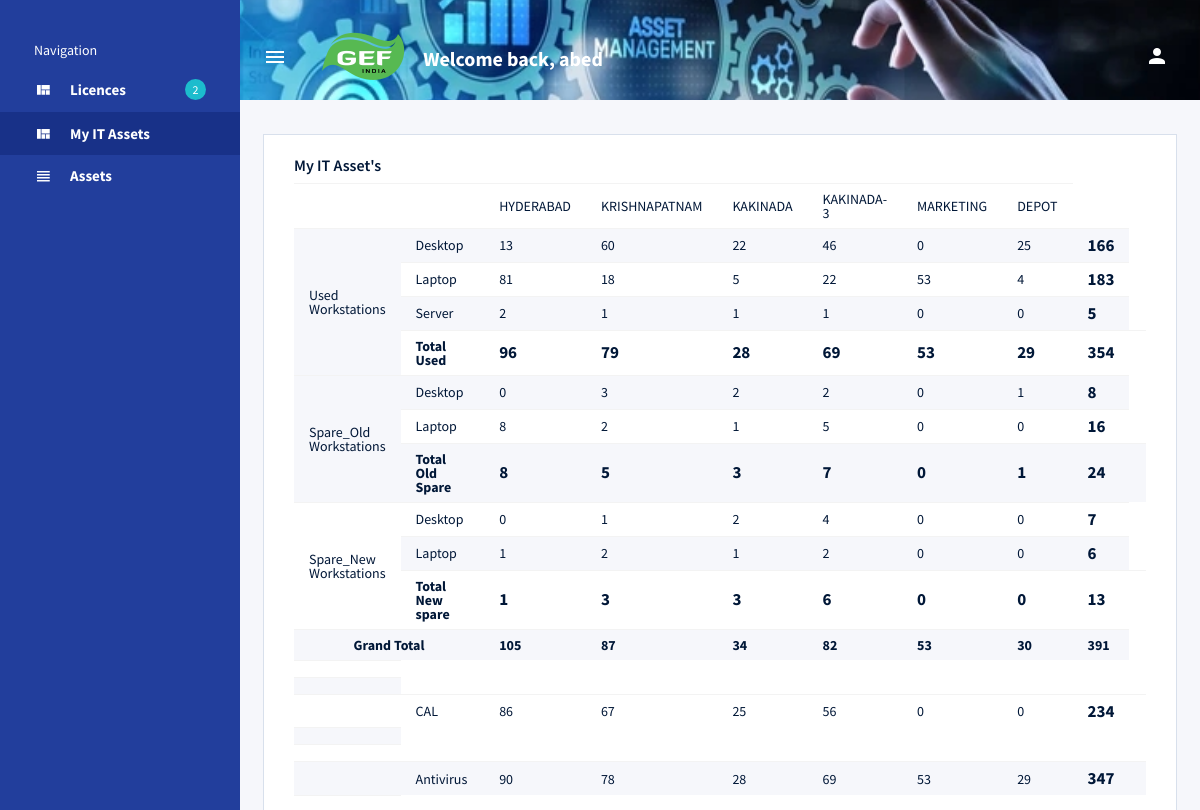
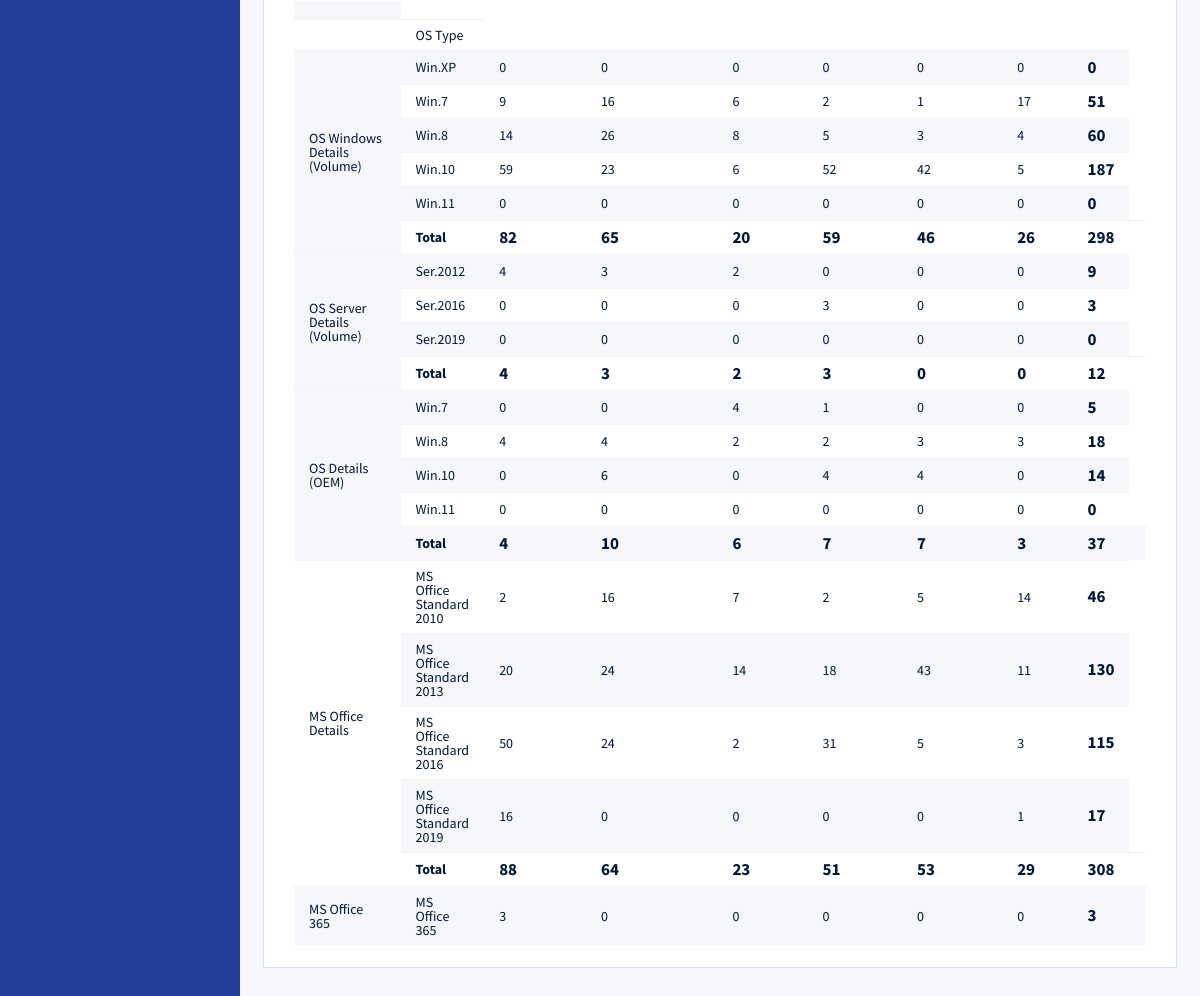
The page /it_assets (signed in) on the database its author committed (2 pictures, top to bottom).
### assetapp/models.py (models this page shows)
class AssetModel(models.Model):
    user_name = models.CharField(max_length=100, default='1')
    user_email = models.EmailField(max_length=100,default='1')
    location = models.CharField(max_length=100)
    asset_no = models.CharField(max_length=100, default='1')
    serial_no = models.CharField(max_length=100, default='1')
    emp_id = models.CharField(max_length=100, default='1')
    usage_type = models.CharField(max_length=100, default='1')
    machine_type = models.CharField(max_length=100, default='1')
    gef_id_number = models.CharField(max_length=100, default='1')
    domain_workgroup = models.CharField(max_length=100, default='1')
    Domain_User_Name = models.CharField(max_length=100, default='1')
    machine_make = models.CharField(max_length=100, default='1')
    machine_age = models.CharField(max_length=100, default='')
    machine_model_no = models.CharField(max_length=100, default='1')
    machine_serial_no = models.CharField(max_length=100, default='1')
    hdd = models.CharField(max_length=100, default='1')
    hdd_make = models.CharField(max_length=100, default='1')
    hdd_model = models.CharField(max_length=100, default='1')
    hdd_serial_no = models.CharField(max_length=100, default='1')
    ram = models.CharField(max_length=100, default='1')
    processor = models.CharField(max_length=100, default='1')
    processor_purchase_date = models.DateField(default=date(1111, 11, 11))
    warranty_start_date = models.DateField(default=date(1111, 11, 11))
    warranty_end_date = models.DateField(default=date(1111, 11, 11))
    amc_start_date = models.DateField(default=date(1111, 11, 11))
    amc_end_date = models.DateField(default=date(1111, 11, 11))
    user_acceptance_date = models.DateField(default=date(1111, 11, 11))
    user_handed_over_date = models.DateField(default=date(1111, 11, 11))
    Operating_System_Version = models.CharField(max_length=100, default='1')
    OS = models.CharField(max_length=100, default='1')
    OEM_Volume = models.BooleanField(default='1')
    ms_office = models.BooleanField(default='1')
    ms_office_version = models.CharField(max_length=100, default='1')
    ms_365 = models.CharField(max_length=100, default='1')
    ms_visio = models.CharField(max_length=100, default='1')
    ms_access = models.CharField(max_length=100, default='1')
    Antivirus = models.BooleanField(default='1')
    AutoCAD = models.BooleanField(default='1')
    Installed_Softwares = models.CharField(max_length=1000, default='')
    Adobe_acrobate = models.BooleanField(default='1')
    Visio = models.BooleanField(default='1')
    Access = models.BooleanField(default='1')
    SAP = models.BooleanField(default='1')
    SAP_User_ID =models.CharField(max_length=100, default='1')
    Status = models.CharField(max_length=100, default='1')
    Remarks = models.CharField(max_length=100, default='1')

### assetapp/views.py (the view)
# urls.py: path('it_assets', views.it_assets, name='it_assets'),
def it_assets(request):
    list = getAssets()
    list4 = getAssetsByLocation()
    list['vol']= list4
    list5 = getAssetsByLocationAntivirus()
    list['antivirus'] = list5
    list6 = getAssetsByLocationDomain()
    list['cal'] = list6
    list7 = getAssetsByLocationMs365()
    list['O365'] = list7
    if request.content_type == 'application/json':
        return JsonResponse(list)
    return render(request, "it_assets.html", list)

### assetapp/views.py (called while the page is built)
def getAssetsByLocationMs365():
    list = {"location": [], "data": []}
    r = "MS Office 365"
    total = 0
    for l1 in range(len(LOCATION)):
        l = LOCATION[l1]
        dat = getAssetCountByLocationO365(l[1], r)
        total = total + dat
        list['location'].append({"LOCATION": l[1], "data": dat})
    list['location'].append({"Total": total})
    return list

def getAssetsByLocationDomain():
    list = {"location": [], "data": []}
    r = "Domain / Workgoup"
    total = 0
    for l1 in range(len(LOCATION)):
        l = LOCATION[l1]
        dat = getAssetCountByLocationDomain(l[1], r)
        total = total + dat
        list['location'].append({"LOCATION": l[1], "data": dat})
    list['location'].append({"Total": total})
    return list

def getAssetCountByLocationDomain(l, r):
    if r == 'Domain / Workgoup':
        list = AssetModel.objects.all().filter(domain_workgroup='Domain', location=l)
    return len(list)

def getAssetsByLocationAntivirus():
    list = { "location": [],"data": []}
    r = "Antivirus"
    total = 0
    for l1 in range(len(LOCATION)):
        l = LOCATION[l1]
        dat = getAssetCountByLocationAntivirus(l[1], r)
        total = total+dat
        list['location'].append({"LOCATION": l[1], "data": dat})
    list['location'].append({"Total": total})
    return list

def getAssetCountByLocationAntivirus(l,r):
    r1 = False
    if r == 'Antivirus':
        r1 = True
        list = AssetModel.objects.all().filter(Antivirus=r1, location=l)
    return len(list)

def getAssetCountByLocationRemarksMachineType(l,r,m):
    if r == 'Used Workstations' :
        list = AssetModel.objects.all().filter(usage_type='Live', machine_type=m, location=l)
    elif r == 'Spare_Old Workstations' :
        list = AssetModel.objects.all().filter(user_name__iexact='Spare Old',machine_type=m, location=l).exclude(Status='Not working')
    elif r == 'Spare_New  Workstations' :
        list = AssetModel.objects.all().filter(user_name__iexact='Spare New',machine_type=m, location=l).exclude(Status='Not working')
    return len(list)

def getAssetCountByLocationO365(l,r):
    if r=='MS Office 365':
        list = AssetModel.objects.all().filter(ms_365=r, location=l)
    return len(list)

### templates/it_assets.html (shortened to what this page needs)
{% extends 'base.html' %}
{% load static %}
{% block content %}
{% if user.is_authenticated %}
<div class="row">
            <div class="col-lg-12 grid-margin stretch-card">
              <div class="card">
                <div class="card-body">
                  <h4 class="card-title">My IT Asset's</h4>
                  <div class="table-responsive">
                    <table class="table table-striped">
                    <thead>
                        <tr>
                            <td>&nbsp;</td>
                            <td>&nbsp;</td>
                            {% for x,y in LOCATION %}
                            <td>{{x}}</td>
                            {% endfor %}
                        </tr>
                      </thead>
                      {% for form in remark %}
                        {% for form1 in form.machine %}
                           <tr>
                        {% if forloop.counter0 == 0 %}
                             <td rowspan="{{form.SUBCOUNT}}">{{form.name}}</td>
                                {% endif %}
                        <td {% if 'Total' in form1.name %} class="total" {% endif %}>{{form1.name}}</td>
                          {% for form2 in form1.location %}
                        <td  style="width:50px"><span {% if 'Total' in form1.name %} class="total" {% endif %} >{{form2.data}}</span></td>
                          {% endfor %}
                        <td  style="width:50px"><span class="total"  >{{form1.ALLLocationSUM}}</span></td>
                           </tr>
                          {% endfor %}
                         {% endfor %}
                        <tr>
                            <td class="total"  style="text-align: -webkit-center;" colspan="2">Grand Total</td>
                         {% for form3 in gtotal %}
                        <td  class="total" >{{form3}}</td>
                        {% endfor %}
                        </tr>
                        <tr>
                            <td></td>
                        </tr>
                        <tr>
                            <td></td>
                        </tr>
                        <tr>
                            <td>&nbsp;</td>
                            <td>CAL</td>
                            {% for form in cal.location %}
                                {% if 'Total' in form %}
                                <td style="width:50px"><span class="total" >{{form.Total}}</span></td>
                                        {% endif %}
                                <td>{{ form.data }}</td>
                            {% endfor %}
                        </tr>
                        <tr>
                            <td></td>
                        </tr>
                        <tr>
                            <td></td>
                        </tr>
                        <tr>
                            <td>&nbsp;</td>
                            <td>Antivirus</td>
                            {% for form in antivirus.location %}
                                {% if 'Total' in form %}
                                <td style="width:50px"><span class="total" >{{form.Total}}</span></td>
                                        {% endif %}
                                <td>{{ form.data }}</td>
                            {% endfor %}
                        </tr>
                        <tr>
                            <td></td>
                        </tr>
                        <tr>
                            <td></td>
                        </tr>
                        <tr>
                            <td>&nbsp;</td>
                            <td>OS Type&nbsp;</td>
                        </tr>
                        {% for v in vol.remark %}
                            {% for form1 in v.machine %}
                        <tr>
                        {% if forloop.counter0 == 0 %}
                             <td rowspan="{{v.SUBCOUNT}}">{{v.name}}</td>
                                {% endif %}
                        <td {% if 'Total' in form1.name %} class="total" {% endif %}>{{form1.name}}</td>
                          {% for form2 in form1.location %}
                        <td  style="width:50px"><span {% if 'Total' in form1.name %} class="total" {% endif %} >{{form2.data}}</span></td>
                          {% endfor %}
                       <td  style="width:50px"><span class="total"  >{{form1.ALLLocationSUM}}</span></td>
                           </tr>
                        {% endfor %}{% endfor %}
                        <tr>
                            <td>MS Office 365</td>
                            <td>MS Office 365</td>
                        {% for form in O365.location %}
                                    {% if 'Total' in form %}
                                <td style="width:50px"><span class="total" >{{form.Total}}</span></td>
                                        {% endif %}
                                <td>{{ form.data }}</td>
                        {% endfor %}
                        </tr>
          </table>
                  </div>
                </div>
              </div>
            </div>
 </div>
{% endif %}
{% endblock %}

### templates/base.html (shortened to what this page needs)
{% load static %}
<!DOCTYPE html>
<html lang="en">
<head>
  <link rel="stylesheet" href="{% static 'vendors/mdi/css/materialdesignicons.min.css' %}">
  <link rel="stylesheet" href="{% static 'vendors/css/vendor.bundle.base.css' %}">
  <link rel="stylesheet" href="{% static 'css/style.css' %}">
  <link rel="stylesheet" href="{% static 'css/jquery.dataTables.min.css' %}">
</head>
<body>
  <div class="container-scroller d-flex">
    <nav class="sidebar sidebar-offcanvas" id="sidebar">
      <ul class="nav">
        <li class="nav-item sidebar-category">
          <p>Navigation</p>
        </li>
        <li class="nav-item">
          <a class="nav-link" href="/">
            <i class="mdi mdi-view-quilt menu-icon"></i>
            <span class="menu-title">Licences</span>
            <div class="badge badge-info badge-pill">2</div>
          </a>
        </li>
            <li class="nav-item">
              <a class="nav-link" href="/it_assets">
                <i class="mdi mdi-view-quilt menu-icon"></i>
                <span class="menu-title">My IT Assets</span>
              </a>
            </li>
        <li class="nav-item">
          <a class="nav-link" href="/assets">
            <i class="mdi mdi-view-headline menu-icon"></i>
            <span class="menu-title">Assets</span>
          </a>
        </li>
      </ul>
    </nav>
    <div class="container-fluid page-body-wrapper">
      <nav class="navbar col-lg-12 col-12 px-0 py-0 py-lg-4 d-flex flex-row">
        <div class="navbar-menu-wrapper d-flex align-items-center justify-content-end">
          <button class="navbar-toggler navbar-toggler align-self-center" type="button" data-toggle="minimize">
            <span class="mdi mdi-menu"></span>
          </button>
          <div class="navbar-brand-wrapper">
            <a class="navbar-brand brand-logo" href="index.html"><img src="{% static 'images/logo.png' %}" alt="logo"/></a>
          </div>
          <h4 class="font-weight-bold mb-0 d-none d-md-block mt-1">Welcome back, {{user}}</h4>
          <ul class="navbar-nav navbar-nav-right">
            <li class="nav-item dropdown mr-2">
              <a class="nav-link count-indicator dropdown-toggle d-flex align-items-center justify-content-center" id="notificationDropdown" href="#" data-toggle="dropdown">
                <i class="mdi mdi-account"></i>
              </a>
            </li>
          </ul>
        </div>
       </nav>
      <div class="main-panel">
        <div class="content-wrapper">
          {% block content %}{% endblock %}
        </div>
      </div>
    </div>
  </div>
</body>
</html>

### templates/it_assets.html (style rules this page uses)
.table td { padding: .5rem 0.9375rem!important; }
.table { margin-bottom: 0; }
.total { font-size: 17px; font-weight: bold; }

### rows shown on the page
AssetModel: name "Laptop", data "81" "18" "5" "22" "53" "4", ALLLocationSUM "183"
AssetModel: name "Laptop", data "8" "2" "1" "5" "0" "0", ALLLocationSUM "16"
AssetModel: name "Win.8", data "14" "26" "8" "5" "3" "4", ALLLocationSUM "60"
AssetModel: name "Win.8", data "4" "4" "2" "2" "3" "3", ALLLocationSUM "18"

### other values the page prints
{{ user }} "abed"
{{ x }} "HYDERABAD" "KRISHNAPATNAM" "KAKINADA" "KAKINADA-3" "MARKETING" "DEPOT"
{{ v.name }} "OS Windows Details (Volume)" "OS Server Details (Volume)" "OS Details (OEM)" "MS Office Details"
